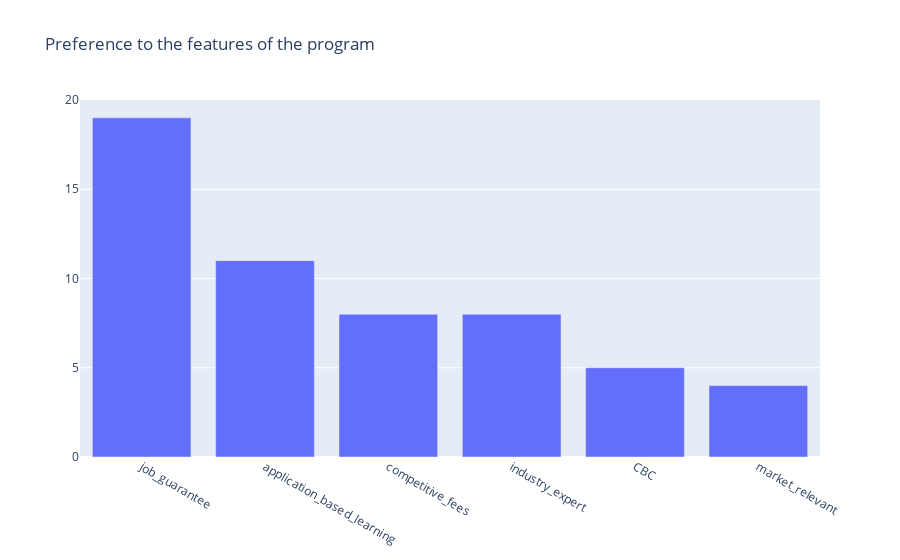

Notebook code cell kept with this figure:
### Markdown cell above
### This is how the features of selfMBA stand in the eyes of the audience.

### Code cell
# bargraph of number of topics
fig = go.Figure()         # initialising the figure
fig.add_trace(go.Bar(x=data[qualities].sum().sort_values(ascending=False).index, y=data[qualities].sum().sort_values(ascending=False).values, name="latest data"))         
fig.update_layout(title_text="Preference to the features of the program")
fig.show()         # displaying the figure

### Figure 1 — Plotly figure (JSON) as saved in the notebook; plotly's stock layout.template omitted (floating-point values rounded to 4 significant figures)
{"data": [{"name": "latest data", "type": "bar", "x": ["job_guarantee", "application_based_learning", "competitive_fees", "industry_expert", "CBC", "market_relevant"], "y": [19, 11, 8, 8, 5, 4]}], "layout": {"title": {"text": "Preference to the features of the program"}}}
